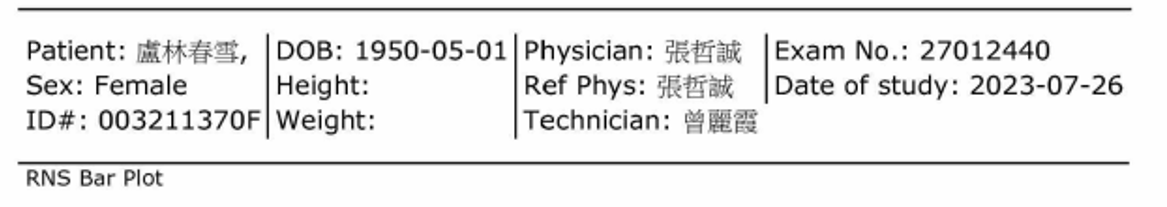
#> input picture server/images/0926.jpeg, 1167 x 207 px
$ python -i ImgToWord.py   (imports and definitions only)
#> lines starting #> are read from the running program, lines starting #| are printed output that depends on the picture
import json
import numpy as np
from PIL import Image
import pytesseract
import cv2
import re


def recognize(uploadImage):
#> called with uploadImage = '../images/0926.jpeg'
    origin_image = Image.open(uploadImage)
#> origin_image is the input picture: PIL image 1167x207 RGBA; mean R, G, B, A 233.5, 233.5, 233.5, 255
    croped_image = crop(origin_image)
    # cv2.imshow("Cropped result_image", croped_image)
    # cv2.waitKey(0)
    results_data = perform_ocr(croped_image)

    return results_data


def getWhite(uploadImage):
    origin_image = Image.open(uploadImage)
    croped_image = crop(origin_image)
    return Image.fromarray(croped_image)


def crop(image):
    image_array = np.array(image)
    # Resize the image
    resized_image = cv2.resize(image_array, (1920, 1080))
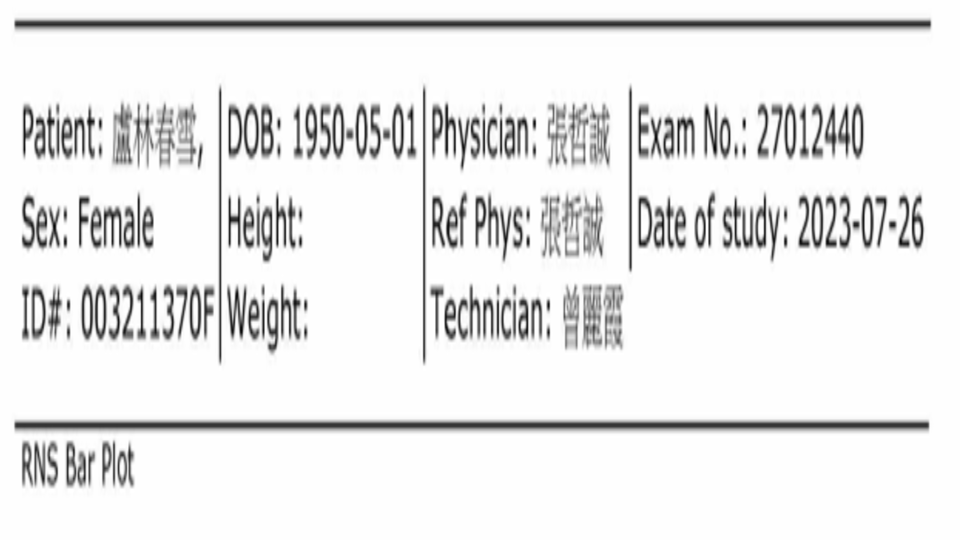
#> resized_image: shape (1080, 1920, 4) (shown at 1/2 size); mean R, G, B, A 233.5, 233.5, 233.5, 255
    crop_image = resized_image[400:1020, 750:1350]
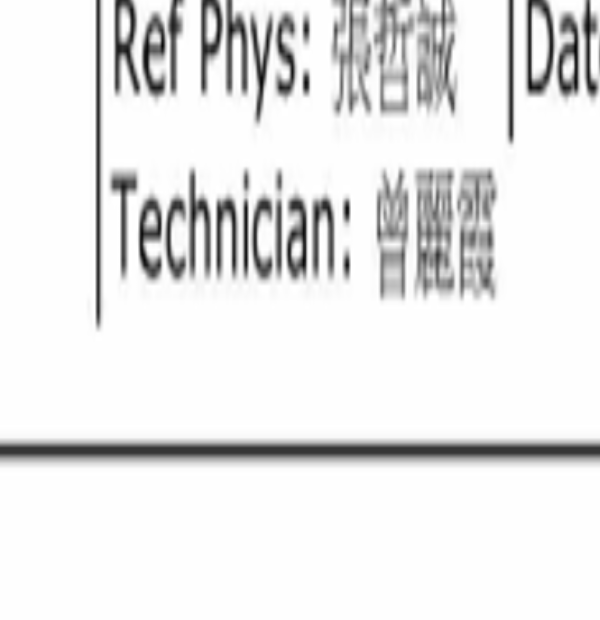
#> crop_image: shape (620, 600, 4); mean R, G, B, A 232.1, 232.1, 232.1, 255
    resized_image = cv2.resize(
        crop_image, None, fx=2, fy=2, interpolation=cv2.INTER_CUBIC
    )
#> resized_image: shape (1240, 1200, 4)

    return resized_image


crop_dimensions_data_1 = [(125, 55, 352, 80)]
crop_dimensions_data_2 = [
    (125, 55, 350, 503),
    (125, 55, 990, 503),
    (125, 55, 135, 875),
    (125, 55, 350, 875),
    (122, 55, 563, 875),
]


def perform_ocr(resized_image):
    results = []
    dif = 0
#> (the run stopped early here; a loop or call above may not have finished)

$ run again, on server/images/test25.jpeg
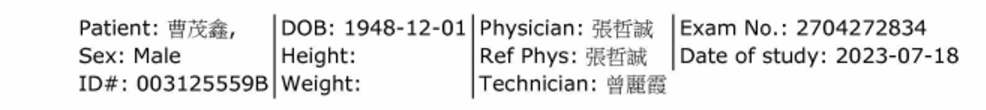
#> input picture server/images/test25.jpeg, 1972 x 219 px (shown at 1/2 size)
#> in recognize, origin_image is the input picture: PIL image 1972x219 RGBA; mean R, G, B, A 233.9, 233.9, 233.9, 255
#> in crop, `resized_image = cv2.resize(image_array, (1920, 1080))`:
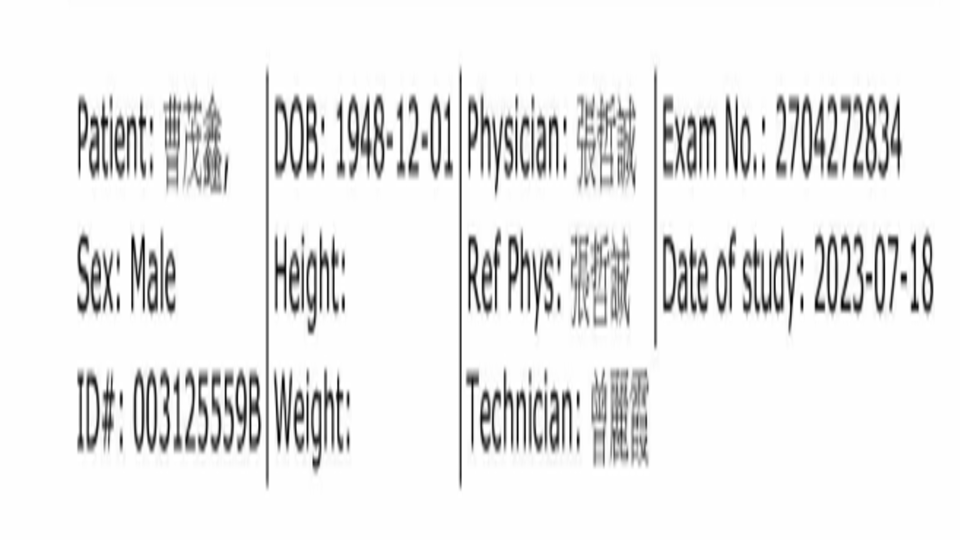
#> resized_image: shape (1080, 1920, 4) (shown at 1/2 size); mean R, G, B, A 233.9, 233.9, 233.9, 255
#> in crop, `crop_image = resized_image[400:1020, 750:1350]`:
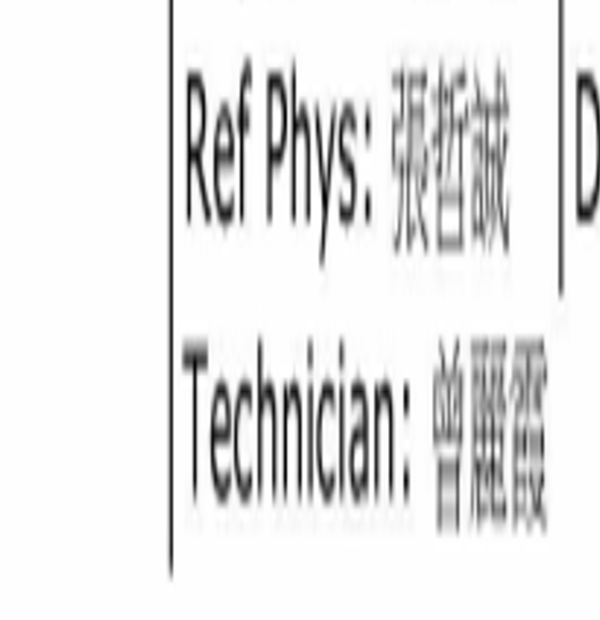
#> crop_image: shape (620, 600, 4); mean R, G, B, A 230.7, 230.7, 230.7, 255

$ run again, on server/images/1.png
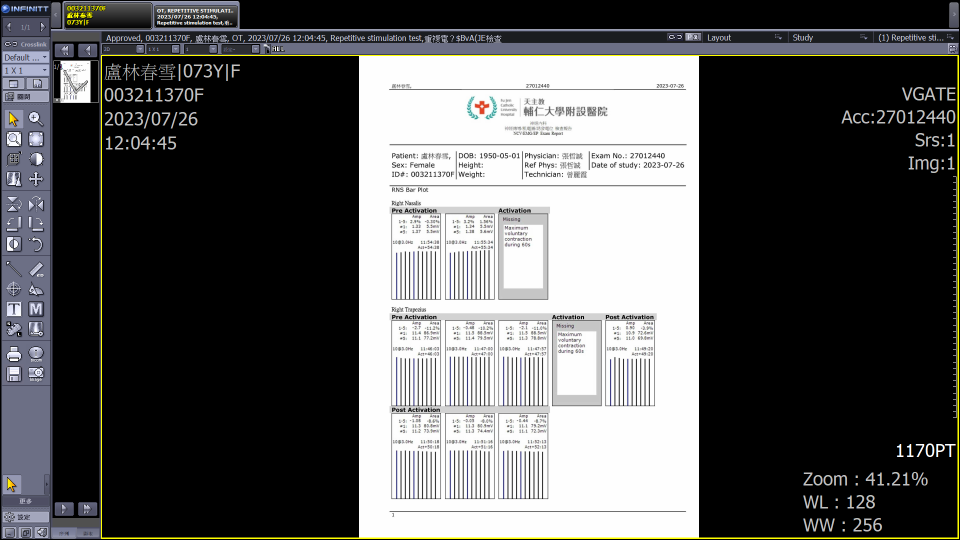
#> input picture server/images/1.png, 1920 x 1080 px (shown at 1/2 size)
#> in recognize, origin_image is the input picture: PIL image 1920x1080 RGBA; mean R, G, B, A 89.5, 89.8, 89.9, 255
#> in crop, `crop_image = resized_image[400:1020, 750:1350]`:
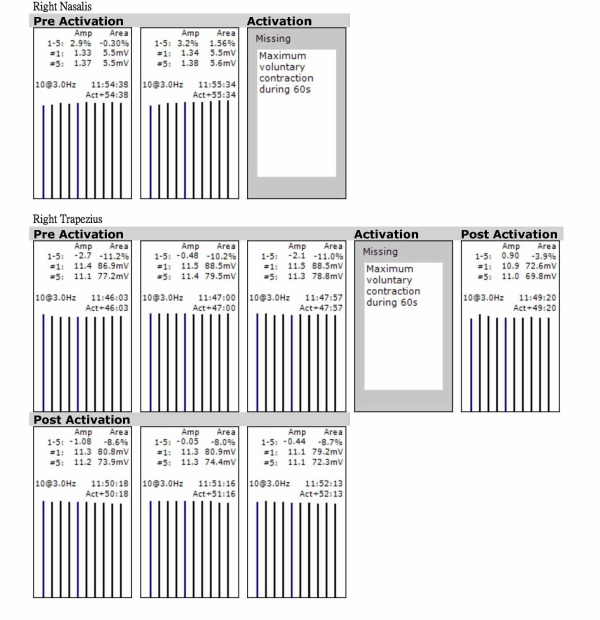
#> crop_image: shape (620, 600, 4); mean R, G, B, A 230.9, 230.8, 231.5, 255
